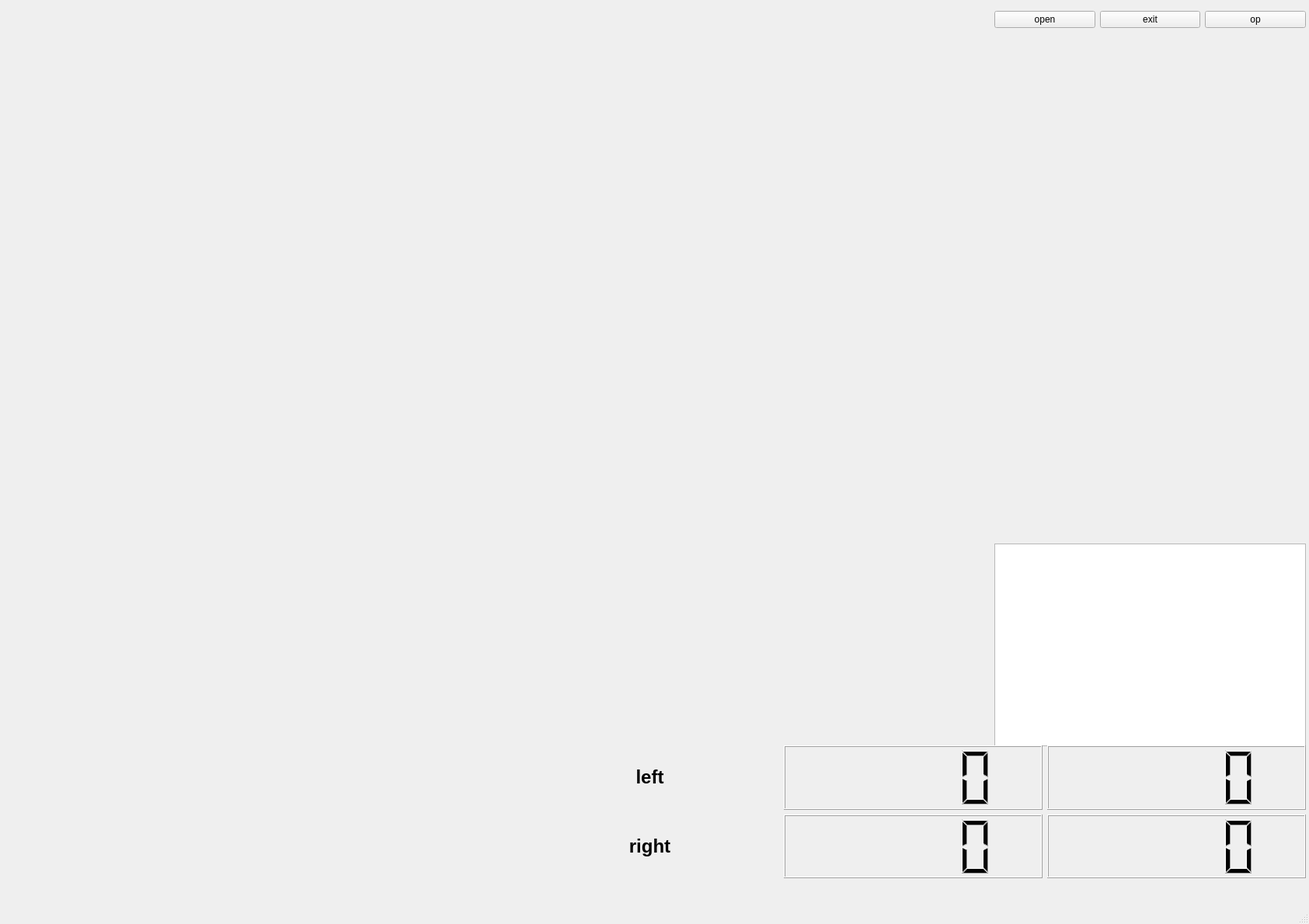
<?xml version="1.0" encoding="UTF-8"?>
<ui version="4.0">
 <class>MainWindow</class>
 <widget class="QMainWindow" name="MainWindow">
  <property name="enabled">
   <bool>true</bool>
  </property>
  <property name="geometry">
   <rect>
    <x>0</x>
    <y>0</y>
    <width>1685</width>
    <height>1190</height>
   </rect>
  </property>
  <property name="windowTitle">
   <string>MainWindow</string>
  </property>
  <property name="documentMode">
   <bool>false</bool>
  </property>
  <widget class="QWidget" name="centralwidget">
   <widget class="QLabel" name="label">
    <property name="geometry">
     <rect>
      <x>0</x>
      <y>0</y>
      <width>1280</width>
      <height>960</height>
     </rect>
    </property>
    <property name="text">
     <string/>
    </property>
    <property name="pixmap">
     <pixmap>../../Pictures/k-on/timg (18).jpg</pixmap>
    </property>
   </widget>
   <widget class="QWidget" name="horizontalLayoutWidget">
    <property name="geometry">
     <rect>
      <x>1280</x>
      <y>0</y>
      <width>401</width>
      <height>51</height>
     </rect>
    </property>
    <layout class="QHBoxLayout" name="horizontalLayout">
     <item>
      <widget class="QPushButton" name="button_open">
       <property name="text">
        <string>open</string>
       </property>
      </widget>
     </item>
     <item>
      <widget class="QPushButton" name="button_q">
       <property name="text">
        <string>exit</string>
       </property>
      </widget>
     </item>
     <item>
      <widget class="QPushButton" name="button_op">
       <property name="text">
        <string>op</string>
       </property>
      </widget>
     </item>
    </layout>
   </widget>
   <widget class="QPlainTextEdit" name="plainTextEdit">
    <property name="geometry">
     <rect>
      <x>1280</x>
      <y>700</y>
      <width>401</width>
      <height>261</height>
     </rect>
    </property>
    <property name="readOnly">
     <bool>true</bool>
    </property>
   </widget>
   <widget class="QWidget" name="verticalLayoutWidget">
    <property name="geometry">
     <rect>
      <x>670</x>
      <y>960</y>
      <width>1011</width>
      <height>171</height>
     </rect>
    </property>
    <layout class="QVBoxLayout" name="verticalLayout">
     <item>
      <layout class="QHBoxLayout" name="horizontalLayout_2">
       <item>
        <widget class="QLabel" name="label_left">
         <property name="text">
          <string>&lt;h1&gt;left&lt;/h1&gt;</string>
         </property>
         <property name="alignment">
          <set>Qt::AlignCenter</set>
         </property>
        </widget>
       </item>
       <item>
        <widget class="QLCDNumber" name="lcd_left_angel"/>
       </item>
       <item>
        <widget class="QLCDNumber" name="lcd_left_count"/>
       </item>
      </layout>
     </item>
     <item>
      <layout class="QHBoxLayout" name="horizontalLayout_3">
       <item>
        <widget class="QLabel" name="label_right">
         <property name="text">
          <string>&lt;h1&gt;right&lt;/h1&gt;</string>
         </property>
         <property name="alignment">
          <set>Qt::AlignCenter</set>
         </property>
        </widget>
       </item>
       <item>
        <widget class="QLCDNumber" name="lcd_right_angel"/>
       </item>
       <item>
        <widget class="QLCDNumber" name="lcd_right_count"/>
       </item>
      </layout>
     </item>
    </layout>
   </widget>
   <widget class="QWidget" name="verticalLayoutWidget_2">
    <property name="geometry">
     <rect>
      <x>1280</x>
      <y>60</y>
      <width>401</width>
      <height>631</height>
     </rect>
    </property>
    <layout class="QVBoxLayout" name="ac_list"/>
   </widget>
   <widget class="QLabel" name="label_tip">
    <property name="geometry">
     <rect>
      <x>0</x>
      <y>970</y>
      <width>661</width>
      <height>161</height>
     </rect>
    </property>
    <property name="text">
     <string/>
    </property>
   </widget>
  </widget>
  <widget class="QMenuBar" name="menubar">
   <property name="geometry">
    <rect>
     <x>0</x>
     <y>0</y>
     <width>1685</width>
     <height>26</height>
    </rect>
   </property>
  </widget>
  <widget class="QStatusBar" name="statusbar"/>
 </widget>
 <resources/>
 <connections/>
</ui>
